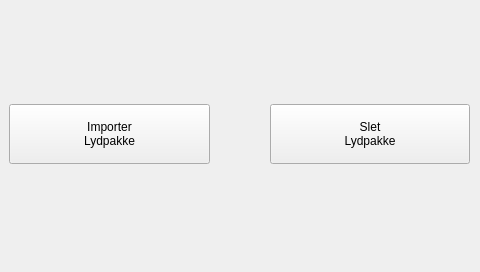
<?xml version="1.0" encoding="UTF-8"?>
<ui version="4.0">
 <class>LydpakkerWindow</class>
 <widget class="QWidget" name="LydpakkerWindow">
  <property name="geometry">
   <rect>
    <x>0</x>
    <y>0</y>
    <width>480</width>
    <height>272</height>
   </rect>
  </property>
  <property name="windowTitle">
   <string>Lydpakker</string>
  </property>
  <widget class="QWidget" name="gridLayoutWidget">
   <property name="geometry">
    <rect>
     <x>-1</x>
     <y>-1</y>
     <width>481</width>
     <height>271</height>
    </rect>
   </property>
   <layout class="QGridLayout" name="gridLayout">
    <property name="leftMargin">
     <number>10</number>
    </property>
    <property name="rightMargin">
     <number>10</number>
    </property>
    <property name="horizontalSpacing">
     <number>60</number>
    </property>
    <property name="verticalSpacing">
     <number>6</number>
    </property>
    <item row="2" column="2">
     <widget class="QPushButton" name="SletLydpakke">
      <property name="minimumSize">
       <size>
        <width>0</width>
        <height>60</height>
       </size>
      </property>
      <property name="text">
       <string>Slet 
Lydpakke</string>
      </property>
     </widget>
    </item>
    <item row="2" column="0">
     <widget class="QPushButton" name="ImporterLydpakke">
      <property name="minimumSize">
       <size>
        <width>0</width>
        <height>60</height>
       </size>
      </property>
      <property name="text">
       <string>Importer 
Lydpakke</string>
      </property>
     </widget>
    </item>
   </layout>
  </widget>
 </widget>
 <resources/>
 <connections/>
</ui>
